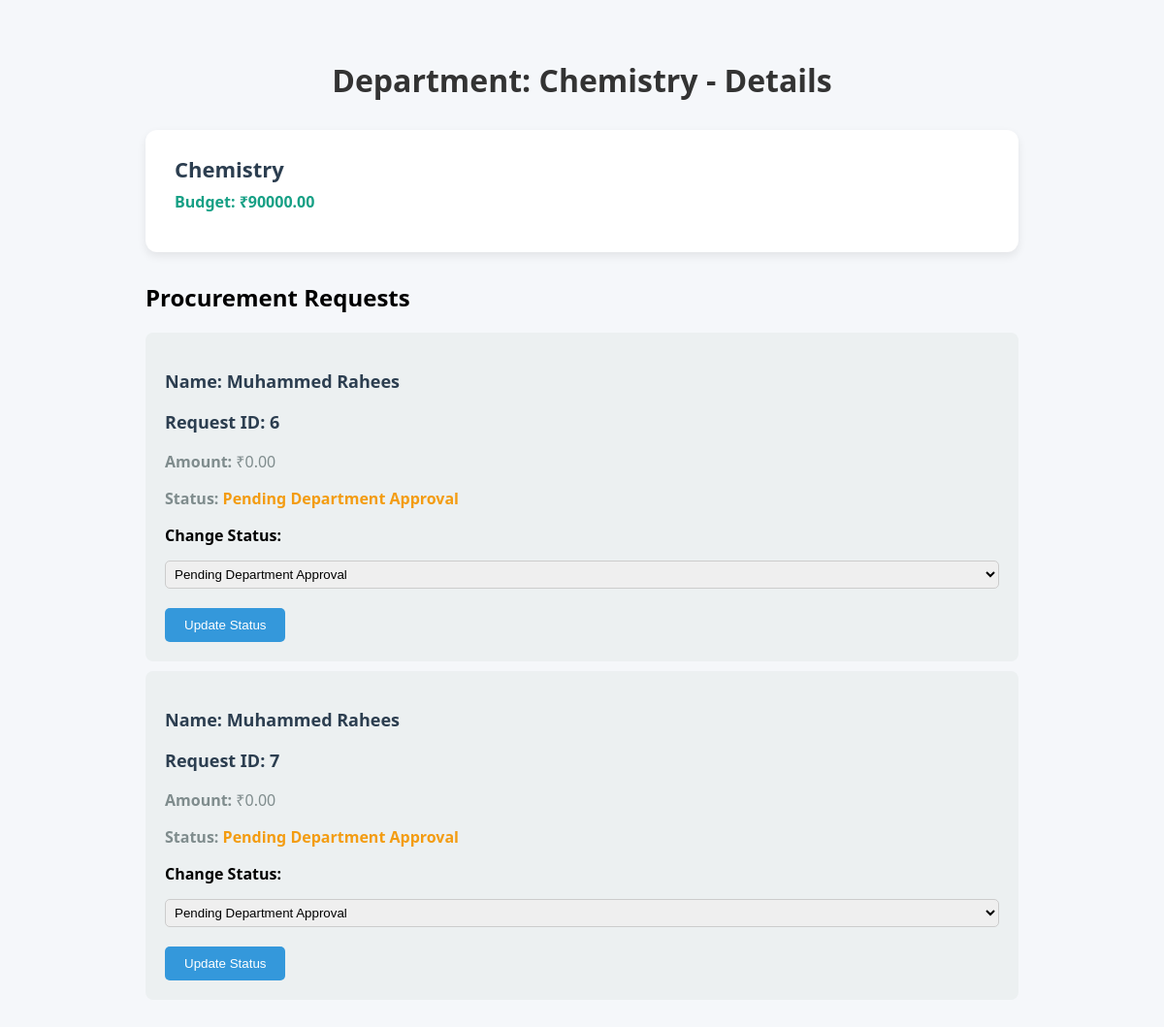
Page /department_details/3/ on the committed database.
### core/models.py (models this page shows, shortened)
class Department(models.Model):
    name = models.CharField(max_length=100)
    budget = models.DecimalField(max_digits=12, decimal_places=2)

class ProcurementRequest(models.Model):
    requester = models.CharField(max_length=100)
    department = models.ForeignKey(Department, on_delete=models.CASCADE)
    category = models.CharField(max_length=50, choices=CATEGORY_CHOICES)
    it_equipment = models.ForeignKey(ITEquipmentDetails, on_delete=models.SET_NULL, null=True, blank=True)
    office_supply = models.ForeignKey(OfficeSupplyDetails, on_delete=models.SET_NULL, null=True, blank=True)
    quantity = models.IntegerField()
    total_cost = models.DecimalField(max_digits=12, decimal_places=2, blank=True)
    description = models.TextField(blank=True)
    status = models.CharField(max_length=50, choices=STATUS_CHOICES, default='Pending Department Approval')
    submitted_at = models.DateTimeField(auto_now_add=True)
    def __str__(self):
        return f"{self.requester} - {self.category} - {self.status}"

### core/views.py (the view)
# urls.py: path('department_details/<int:dep_id>/', views.department_details, name='department_details'),
def department_details(request, dep_id):
    department = Department.objects.filter(id = dep_id).first()
    if not department:
        raise Http404('Department not found')
    ProcurementRequest_request = ProcurementRequest.objects.filter(department=department)
    print(ProcurementRequest_request,'ssssssssssssssssssssssssss')
    context = {
        'department': department,
        'procurement_requests': ProcurementRequest_request
    }
    return render(request, 'department_details.html', context)

### core/templates/department_details.html (shortened to what this page needs)
<!DOCTYPE html>
<html lang="en">
<head>
</head>
<body>
    <h1>Department: {{ department.name }} - Details</h1>
    <div class="container">
        <div class="card">
            <h2>{{ department.name }}</h2>
            <p class="budget">Budget: ₹{{ department.budget }}</p>
        </div>
        <div class="procurement-requests">
            <h2>Procurement Requests</h2>
            {% if procurement_requests %}
                {% for request in procurement_requests %}
                    <div class="request-card">
                        <h3>Name: {{ request.requester }}</h3>
                        <h3>Request ID: {{ request.id }}</h3>
                        <p><strong>Amount:</strong> ₹{{ request.total_cost }}</p>
                        <p><strong>Status:</strong>
                            {% if request.status == 'Pending Department Approval' %}
                                <span class="status pending">{{ request.status }}</span>
                            {% elif request.status == 'Rejected by Department' %}
                                <span class="status rejected">{{ request.status }}</span>
                            {% elif request.status == 'Pending Finance Approval' %}
                                <span class="status pending">{{ request.status }}</span>
                            {% else %}
                                <span class="status approved">{{ request.status }}</span>
                            {% endif %}
                        </p>
                        <form method="POST" class="status-form" data-id="{{ request.id }}">
                            <label for="status">Change Status:</label>
                            <select name="status" class="status-select">
                                <option value="Pending Department Approval" {% if request.status == 'Pending Department Approval' %}selected{% endif %}>Pending Department Approval</option>
                            </select>
                            <button type="submit">Update Status</button>
                        </form>
                    </div>
                {% endfor %}
            {% else %}
                <p>No procurement requests found for this department.</p>
            {% endif %}
        </div>
    </div>
</body>
</html>

### core/templates/department_details.html (style rules this page uses)
body { font-family: 'Segoe UI', Tahoma, Geneva, Verdana, sans-serif; background: #f5f7fa; margin: 0; padding: 40px; }
h1 { text-align: center; color: #333; margin-bottom: 30px; }
.container { max-width: 900px; margin: 0 auto; }
.card { background: #fff; border-radius: 12px; box-shadow: 0 4px 10px rgba(0, 0, 0, 0.08); padding: 25px 30px; margin-bottom: 20px; transition: transform 0.2s ease; }
.card h2 { font-size: 22px; color: #2c3e50; margin: 0; }
.budget { color: #16a085; font-weight: bold; margin-top: 8px; }
.procurement-requests { margin-top: 30px; }
.request-card { background: #ecf0f1; border-radius: 8px; padding: 20px; margin-bottom: 10px; }
.request-card h3 { font-size: 18px; color: #2c3e50; }
.request-card p { font-size: 16px; color: #7f8c8d; }
.status { font-weight: bold; }
.status.pending { color: #f39c12; }
.status-select { margin-top: 10px; padding: 5px; }
button { background-color: #3498db; color: white; padding: 10px 20px; border: none; border-radius: 5px; cursor: pointer; }
select { width: 100%; padding: 10px; margin-bottom: 20px; border-radius: 5px; border: 1px solid #ccc; }
label { font-weight: bold; margin-bottom: 5px; display: block; }

### rows in the picture
Department: name "Chemistry", budget "90000.00"
ProcurementRequest: requester "Muhammed Rahees", id "6", total_cost "0.00", status "Pending Department Approval"
ProcurementRequest: requester "Muhammed Rahees", id "7", total_cost "0.00", status "Pending Department Approval"
